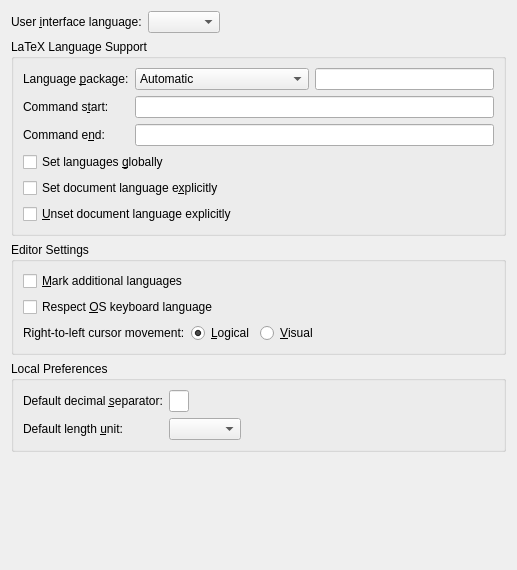
<?xml version="1.0" encoding="UTF-8"?>
<ui version="4.0">
 <class>PrefLanguageUi</class>
 <widget class="QWidget" name="PrefLanguageUi">
  <property name="geometry">
   <rect>
    <x>0</x>
    <y>0</y>
    <width>517</width>
    <height>570</height>
   </rect>
  </property>
  <property name="windowTitle">
   <string/>
  </property>
  <layout class="QGridLayout" name="gridLayout_4">
   <item row="0" column="0">
    <layout class="QHBoxLayout" name="horizontalLayout_2">
     <item>
      <widget class="QLabel" name="uiLanguageLA">
       <property name="text">
        <string>User &amp;interface language:</string>
       </property>
       <property name="buddy">
        <cstring>uiLanguageCO</cstring>
       </property>
      </widget>
     </item>
     <item>
      <widget class="QComboBox" name="uiLanguageCO">
       <property name="toolTip">
        <string>Select the language of the user interface (menus, dialogs, etc.)</string>
       </property>
       <property name="maxVisibleItems">
        <number>20</number>
       </property>
      </widget>
     </item>
     <item>
      <spacer name="horizontalSpacer_4">
       <property name="orientation">
        <enum>Qt::Horizontal</enum>
       </property>
       <property name="sizeHint" stdset="0">
        <size>
         <width>40</width>
         <height>20</height>
        </size>
       </property>
      </spacer>
     </item>
    </layout>
   </item>
   <item row="1" column="0">
    <widget class="QGroupBox" name="groupBox">
     <property name="title">
      <string>LaTeX Language Support</string>
     </property>
     <layout class="QGridLayout" name="gridLayout_2">
      <item row="0" column="0">
       <widget class="QLabel" name="languagePackageLA">
        <property name="text">
         <string>Language &amp;package:</string>
        </property>
        <property name="buddy">
         <cstring>languagePackageCO</cstring>
        </property>
       </widget>
      </item>
      <item row="0" column="1">
       <widget class="QComboBox" name="languagePackageCO">
        <property name="toolTip">
         <string>Select which (LaTeX) language package documents should use by default</string>
        </property>
        <item>
         <property name="text">
          <string>Automatic</string>
         </property>
        </item>
        <item>
         <property name="text">
          <string>Always Babel</string>
         </property>
        </item>
        <item>
         <property name="text">
          <string>Custom</string>
         </property>
        </item>
        <item>
         <property name="text">
          <string>None[[language package]]</string>
         </property>
        </item>
       </widget>
      </item>
      <item row="0" column="2">
       <widget class="QLineEdit" name="languagePackageED">
        <property name="toolTip">
         <string>Enter the command to load a custom language package (default: \usepackage{babel})</string>
        </property>
       </widget>
      </item>
      <item row="1" column="0">
       <widget class="QLabel" name="startCommandLA">
        <property name="text">
         <string>Command s&amp;tart:</string>
        </property>
        <property name="buddy">
         <cstring>startCommandED</cstring>
        </property>
       </widget>
      </item>
      <item row="1" column="1" colspan="2">
       <widget class="QLineEdit" name="startCommandED">
        <property name="toolTip">
         <string>The LaTeX command that starts a switch to a different language. The placeholder $$lang is replaced by the actual language name.</string>
        </property>
       </widget>
      </item>
      <item row="2" column="0">
       <widget class="QLabel" name="endCommandLA">
        <property name="text">
         <string>Command e&amp;nd:</string>
        </property>
        <property name="buddy">
         <cstring>endCommandED</cstring>
        </property>
       </widget>
      </item>
      <item row="2" column="1" colspan="2">
       <widget class="QLineEdit" name="endCommandED">
        <property name="toolTip">
         <string>The LaTeX command that ends a switch to a different language.  The placeholder $$lang is replaced by the actual language name.</string>
        </property>
       </widget>
      </item>
      <item row="3" column="0" colspan="2">
       <widget class="QCheckBox" name="globalCB">
        <property name="toolTip">
         <string>Check to pass the language globally (to the document class), not locally (to the language package), so that other packages are also informed about the used languages.</string>
        </property>
        <property name="text">
         <string>Set languages &amp;globally</string>
        </property>
       </widget>
      </item>
      <item row="4" column="0" colspan="2">
       <widget class="QCheckBox" name="explicitDocLangBeginCB">
        <property name="toolTip">
         <string>If checked, the document language is explicitly set by a language switch command</string>
        </property>
        <property name="text">
         <string>Set document language e&amp;xplicitly</string>
        </property>
       </widget>
      </item>
      <item row="5" column="0" colspan="2">
       <widget class="QCheckBox" name="explicitDocLangEndCB">
        <property name="toolTip">
         <string>If checked, the document language is explicitly closed by a language switch command</string>
        </property>
        <property name="text">
         <string>&amp;Unset document language explicitly</string>
        </property>
       </widget>
      </item>
     </layout>
    </widget>
   </item>
   <item row="2" column="0">
    <widget class="QGroupBox" name="rtlGB2">
     <property name="toolTip">
      <string/>
     </property>
     <property name="title">
      <string>Editor Settings</string>
     </property>
     <property name="flat">
      <bool>true</bool>
     </property>
     <property name="checkable">
      <bool>false</bool>
     </property>
     <layout class="QGridLayout" name="gridLayout">
      <item row="0" column="0">
       <widget class="QCheckBox" name="markForeignCB">
        <property name="toolTip">
         <string>Check to highlight additional languages (to the document language) visually in the work area</string>
        </property>
        <property name="text">
         <string>&amp;Mark additional languages</string>
        </property>
       </widget>
      </item>
      <item row="1" column="0">
       <widget class="QCheckBox" name="respectOSkbdCB">
        <property name="toolTip">
         <string>Select to use the current keyboard language, as set from the operating system, as default input language.</string>
        </property>
        <property name="text">
         <string>Respect &amp;OS keyboard language</string>
        </property>
       </widget>
      </item>
      <item row="2" column="0">
       <layout class="QHBoxLayout">
        <property name="spacing">
         <number>6</number>
        </property>
        <property name="leftMargin">
         <number>0</number>
        </property>
        <property name="topMargin">
         <number>0</number>
        </property>
        <property name="rightMargin">
         <number>0</number>
        </property>
        <property name="bottomMargin">
         <number>0</number>
        </property>
        <item>
         <widget class="QLabel" name="cursorMovementLA">
          <property name="toolTip">
           <string>Specify here how the arrow keys behave within scripts with right-to-left direction</string>
          </property>
          <property name="text">
           <string>Right-to-left cursor movement:</string>
          </property>
          <property name="scaledContents">
           <bool>false</bool>
          </property>
         </widget>
        </item>
        <item>
         <widget class="QRadioButton" name="logicalCursorRB">
          <property name="toolTip">
           <string> Right arrow key is interpreted as &quot;move backwards&quot;, left arrow key as &quot;move forward&quot;</string>
          </property>
          <property name="text">
           <string>&amp;Logical</string>
          </property>
          <property name="checked">
           <bool>true</bool>
          </property>
         </widget>
        </item>
        <item>
         <widget class="QRadioButton" name="visualCursorRB">
          <property name="toolTip">
           <string> Right arrow key is interpreted as &quot;move right&quot;, left arrow key as &quot;move left&quot;</string>
          </property>
          <property name="text">
           <string>&amp;Visual</string>
          </property>
         </widget>
        </item>
       </layout>
      </item>
      <item row="2" column="1">
       <spacer name="horizontalSpacer_3">
        <property name="orientation">
         <enum>Qt::Horizontal</enum>
        </property>
        <property name="sizeHint" stdset="0">
         <size>
          <width>40</width>
          <height>20</height>
         </size>
        </property>
       </spacer>
      </item>
     </layout>
    </widget>
   </item>
   <item row="3" column="0">
    <widget class="QGroupBox" name="groupBox_2">
     <property name="title">
      <string>Local Preferences</string>
     </property>
     <layout class="QGridLayout" name="gridLayout_3">
      <item row="0" column="0">
       <widget class="QLabel" name="decimalPointL">
        <property name="text">
         <string>Default decimal &amp;separator:</string>
        </property>
        <property name="buddy">
         <cstring>defaultDecimalPointLE</cstring>
        </property>
       </widget>
      </item>
      <item row="1" column="0">
       <widget class="QLabel" name="defaultLengthUnitLA">
        <property name="text">
         <string>Default length &amp;unit:</string>
        </property>
        <property name="buddy">
         <cstring>defaultLengthUnitCO</cstring>
        </property>
       </widget>
      </item>
      <item row="0" column="1">
       <widget class="QLineEdit" name="defaultDecimalPointLE">
        <property name="maximumSize">
         <size>
          <width>20</width>
          <height>16777215</height>
         </size>
        </property>
        <property name="inputMask">
         <string/>
        </property>
        <property name="alignment">
         <set>Qt::AlignCenter</set>
        </property>
       </widget>
      </item>
      <item row="1" column="1">
       <widget class="QComboBox" name="defaultLengthUnitCO"/>
      </item>
      <item row="1" column="2">
       <spacer name="horizontalSpacer_2">
        <property name="orientation">
         <enum>Qt::Horizontal</enum>
        </property>
        <property name="sizeHint" stdset="0">
         <size>
          <width>40</width>
          <height>20</height>
         </size>
        </property>
       </spacer>
      </item>
     </layout>
    </widget>
   </item>
   <item row="4" column="0">
    <spacer>
     <property name="orientation">
      <enum>Qt::Vertical</enum>
     </property>
     <property name="sizeType">
      <enum>QSizePolicy::Expanding</enum>
     </property>
     <property name="sizeHint" stdset="0">
      <size>
       <width>20</width>
       <height>20</height>
      </size>
     </property>
    </spacer>
   </item>
  </layout>
 </widget>
 <tabstops>
  <tabstop>uiLanguageCO</tabstop>
  <tabstop>languagePackageCO</tabstop>
  <tabstop>languagePackageED</tabstop>
  <tabstop>startCommandED</tabstop>
  <tabstop>endCommandED</tabstop>
  <tabstop>defaultDecimalPointLE</tabstop>
  <tabstop>defaultLengthUnitCO</tabstop>
  <tabstop>globalCB</tabstop>
  <tabstop>explicitDocLangBeginCB</tabstop>
  <tabstop>markForeignCB</tabstop>
  <tabstop>respectOSkbdCB</tabstop>
  <tabstop>logicalCursorRB</tabstop>
  <tabstop>visualCursorRB</tabstop>
 </tabstops>
 <includes>
  <include location="local">qt_i18n.h</include>
 </includes>
 <resources/>
 <connections/>
</ui>
